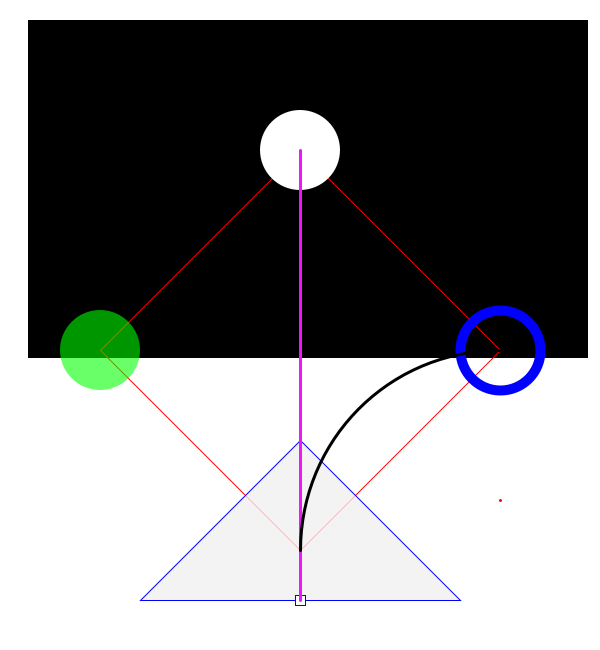
Frame 1 (no input)
Frame 60 (the mouse pressed at the canvas centre just before this capture): identical to frame 1, image omitted
Frame 120 (the mouse held since frame 60 and released just before this capture): identical to frame 1, image omitted

The Processing sketch that drew this single still picture (run headless with seeded random() and noise(); from frame 60 on, the mouse is pressed at the canvas centre):

// Processing sketch: day_4
// ── day_4.pde
void setup() {
  size(600, 650);
}


void draw() {
  
  background(255);
  
  //black rectangle
  fill(0);
  rectMode(CORNER);
  noStroke();
  rect(28, 20, 560, 338);
  
  //quad
  stroke(255, 0, 0);
  noFill();
  strokeWeight(1);
  quad(300,150,100,350,300,550,500,350);
  
  //top circle
  fill(255);//white
  noStroke();
  ellipse(300,150,80,80);
  strokeWeight(1);
  
  //left circle
  fill(0,255,0,150);
  noStroke();
  ellipse(100,350,80,80);
  strokeWeight(10);
  
  //right circle
  noFill();
  strokeWeight(10);
  stroke(0,0,255);
  ellipse(500,350,80,80);
  strokeWeight(1);
  
  //triangle
  fill(240,200);
  triangle(300,440,140,600,460,600);
  
 //rectangle on the bottom of triangle 
 fill(255);
 stroke(0,0,255);
 rectMode(CENTER);
 rect(300,600,10,10);
 
//line between two points
stroke(238,23,250);
strokeWeight(3);
line(300,150,300,600);

//art
stroke(0);
noFill();
strokeWeight(3);
arc(500,550,400,400,PI,PI+HALF_PI);

//point
stroke(255,0,0);
strokeWeight(3);
point(500,500);
}
 
  
